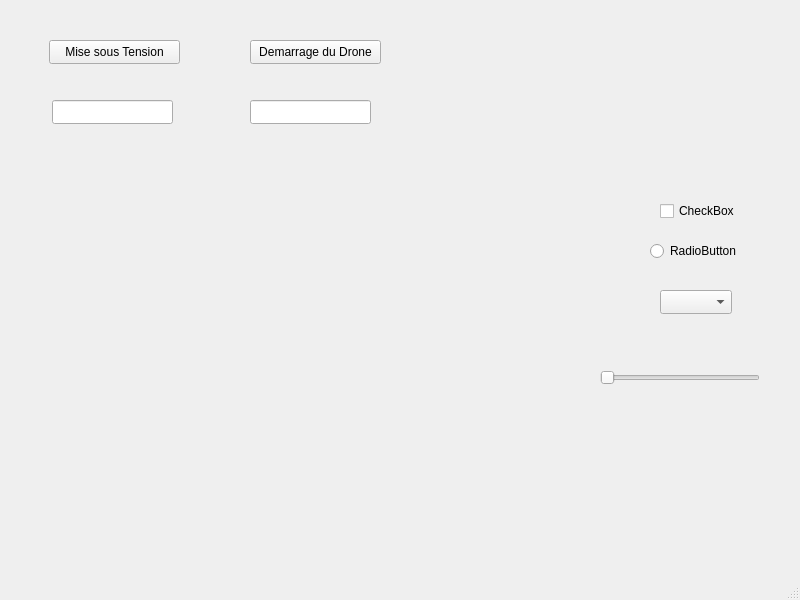
<?xml version="1.0" encoding="UTF-8"?>
<ui version="4.0">
 <class>MainWindow</class>
 <widget class="QMainWindow" name="MainWindow">
  <property name="geometry">
   <rect>
    <x>0</x>
    <y>0</y>
    <width>800</width>
    <height>600</height>
   </rect>
  </property>
  <property name="windowTitle">
   <string>MainWindow</string>
  </property>
  <widget class="QWidget" name="centralwidget">
   <widget class="QComboBox" name="comboBox">
    <property name="geometry">
     <rect>
      <x>660</x>
      <y>290</y>
      <width>72</width>
      <height>24</height>
     </rect>
    </property>
   </widget>
   <widget class="QSlider" name="horizontalSlider">
    <property name="geometry">
     <rect>
      <x>600</x>
      <y>370</y>
      <width>160</width>
      <height>16</height>
     </rect>
    </property>
    <property name="orientation">
     <enum>Qt::Horizontal</enum>
    </property>
   </widget>
   <widget class="QLineEdit" name="EtatTension">
    <property name="geometry">
     <rect>
      <x>52</x>
      <y>100</y>
      <width>121</width>
      <height>24</height>
     </rect>
    </property>
    <property name="readOnly">
     <bool>true</bool>
    </property>
   </widget>
   <widget class="QLineEdit" name="EtatDemarrage">
    <property name="geometry">
     <rect>
      <x>250</x>
      <y>100</y>
      <width>121</width>
      <height>24</height>
     </rect>
    </property>
    <property name="readOnly">
     <bool>true</bool>
    </property>
   </widget>
   <widget class="QRadioButton" name="radioButton">
    <property name="geometry">
     <rect>
      <x>650</x>
      <y>240</y>
      <width>91</width>
      <height>22</height>
     </rect>
    </property>
    <property name="text">
     <string>RadioButton</string>
    </property>
   </widget>
   <widget class="QCheckBox" name="checkBox">
    <property name="geometry">
     <rect>
      <x>660</x>
      <y>200</y>
      <width>78</width>
      <height>22</height>
     </rect>
    </property>
    <property name="text">
     <string>CheckBox</string>
    </property>
   </widget>
   <widget class="QPushButton" name="MisesousTension">
    <property name="geometry">
     <rect>
      <x>49</x>
      <y>40</y>
      <width>131</width>
      <height>24</height>
     </rect>
    </property>
    <property name="text">
     <string>Mise sous Tension</string>
    </property>
   </widget>
   <widget class="QPushButton" name="DemmarageDrone">
    <property name="geometry">
     <rect>
      <x>250</x>
      <y>40</y>
      <width>131</width>
      <height>24</height>
     </rect>
    </property>
    <property name="text">
     <string>Demarrage du Drone</string>
    </property>
   </widget>
  </widget>
  <widget class="QMenuBar" name="menubar">
   <property name="geometry">
    <rect>
     <x>0</x>
     <y>0</y>
     <width>800</width>
     <height>21</height>
    </rect>
   </property>
  </widget>
  <widget class="QStatusBar" name="statusbar"/>
 </widget>
 <resources/>
 <connections/>
</ui>
